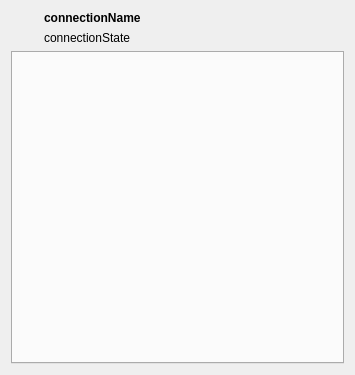
<?xml version="1.0" encoding="UTF-8"?>
<ui version="4.0">
 <class>ConnectionInfoWidget</class>
 <widget class="QWidget" name="ConnectionInfoWidget">
  <property name="geometry">
   <rect>
    <x>0</x>
    <y>0</y>
    <width>355</width>
    <height>375</height>
   </rect>
  </property>
  <property name="windowTitle">
   <string>Form</string>
  </property>
  <layout class="QVBoxLayout" name="verticalLayout">
   <item>
    <layout class="QHBoxLayout" name="horizontalLayout">
     <item>
      <widget class="QLabel" name="connectionIcon">
       <property name="sizePolicy">
        <sizepolicy hsizetype="Maximum" vsizetype="Preferred">
         <horstretch>0</horstretch>
         <verstretch>0</verstretch>
        </sizepolicy>
       </property>
       <property name="text">
        <string/>
       </property>
      </widget>
     </item>
     <item>
      <spacer name="horizontalSpacer">
       <property name="orientation">
        <enum>Qt::Horizontal</enum>
       </property>
       <property name="sizeType">
        <enum>QSizePolicy::Fixed</enum>
       </property>
       <property name="sizeHint" stdset="0">
        <size>
         <width>20</width>
         <height>20</height>
        </size>
       </property>
      </spacer>
     </item>
     <item>
      <layout class="QVBoxLayout" name="verticalLayout_2">
       <item>
        <widget class="QLabel" name="connectionName">
         <property name="font">
          <font>
           <weight>75</weight>
           <bold>true</bold>
          </font>
         </property>
         <property name="text">
          <string>connectionName</string>
         </property>
        </widget>
       </item>
       <item>
        <widget class="QLabel" name="connectionState">
         <property name="text">
          <string>connectionState</string>
         </property>
        </widget>
       </item>
      </layout>
     </item>
    </layout>
   </item>
   <item>
    <widget class="KTabWidget" name="infoTabWidget"/>
   </item>
  </layout>
 </widget>
 <customwidgets>
  <customwidget>
   <class>KTabWidget</class>
   <extends>QTabWidget</extends>
   <header>ktabwidget.h</header>
   <container>1</container>
  </customwidget>
 </customwidgets>
 <resources/>
 <connections/>
</ui>
